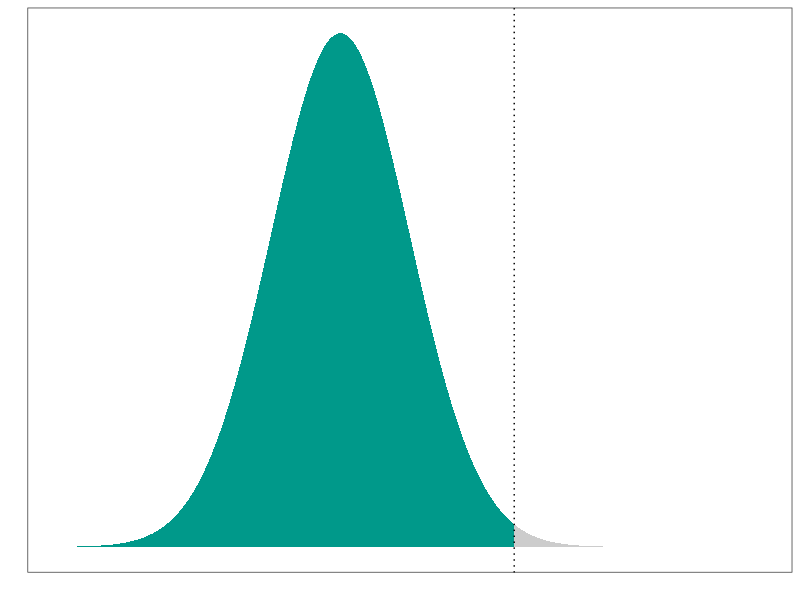
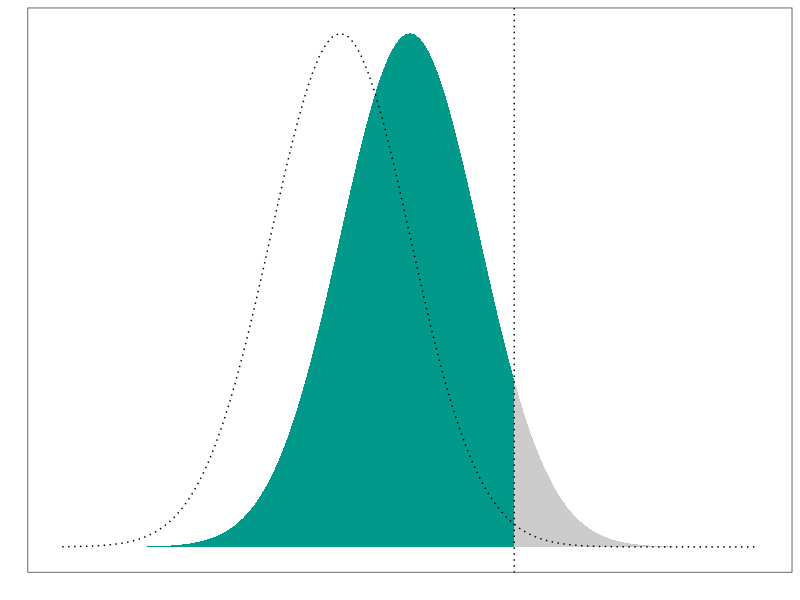
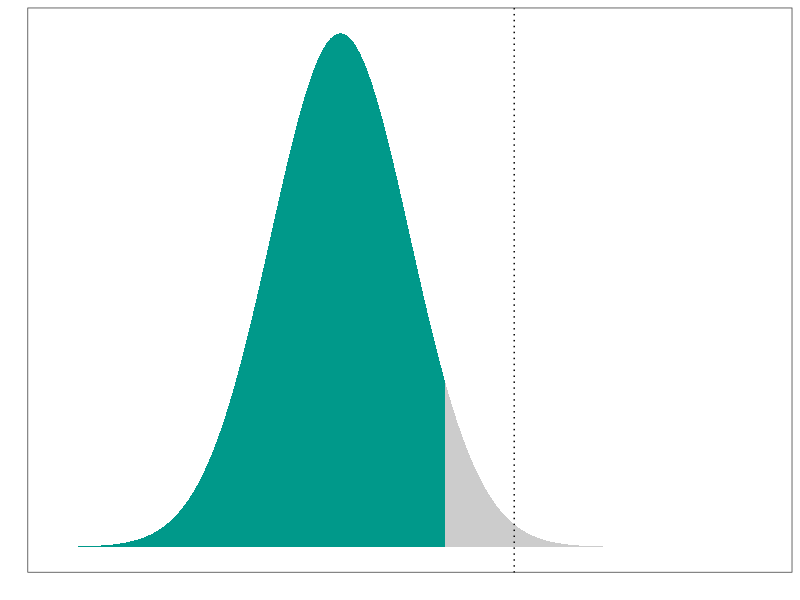
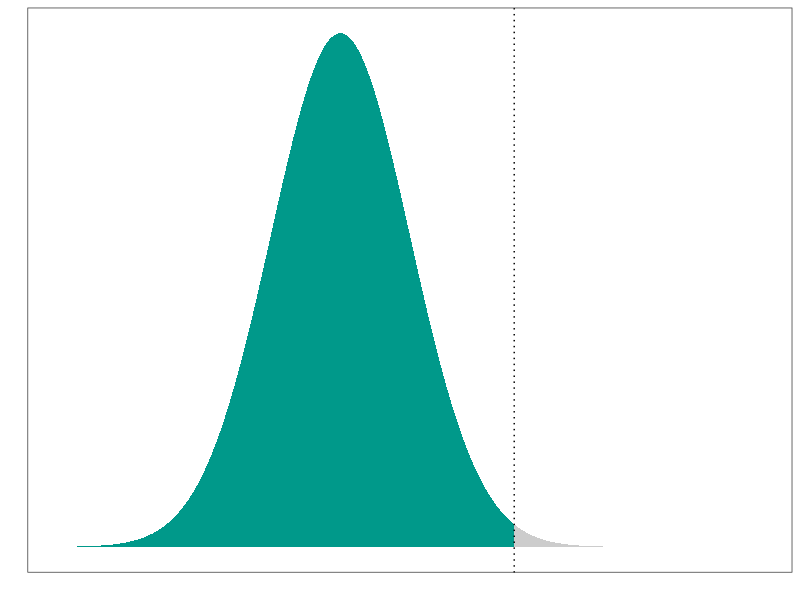
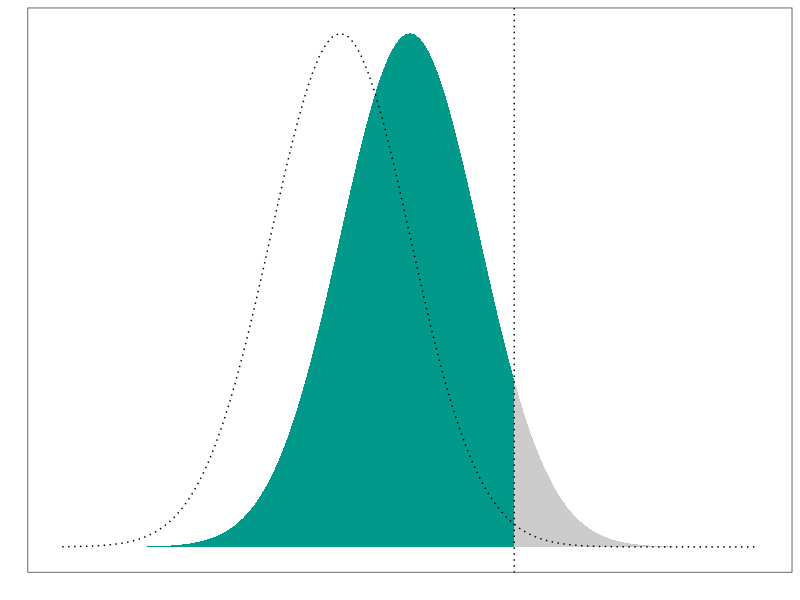
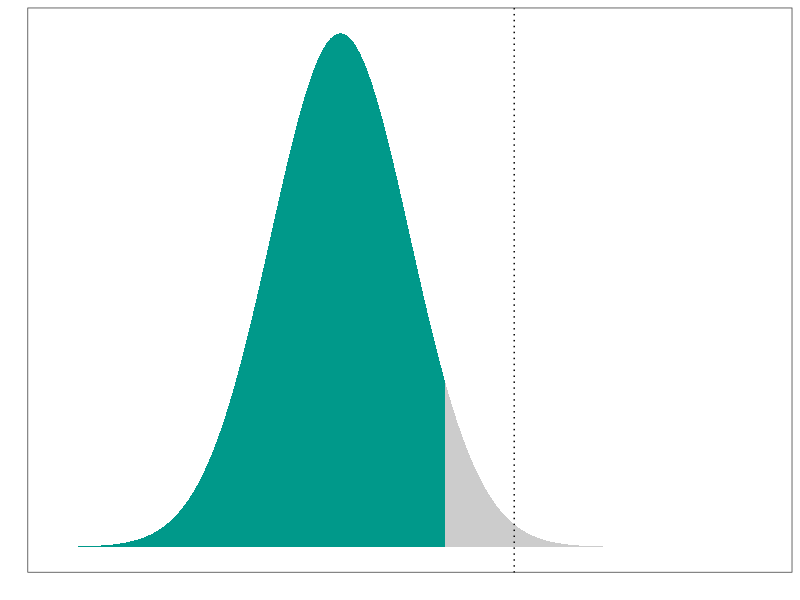

Here is the R script that generated these plots, in order:
## ---- chunk 1
library(ggplot2)
ggplot(NULL, aes(c(-5,5))) +
  geom_area(stat = "function", fun = \(x) dnorm(x, mean=-1), fill = "#00998a", xlim = c(-5, 1.5)) +
  geom_area(stat = "function", fun = \(x) dnorm(x, mean=-1), fill = "grey80", xlim = c(1.5, 5)) +
  geom_vline(xintercept=1.5, linetype="dotted") +
  labs(x = "", y = "") +
  scale_y_continuous(breaks = NULL) +
  scale_x_continuous(breaks = NULL) +
  theme_bw()
  ggsave(filename="pop1.pdf", width=5, height=2)
## ---- chunk 2
ggplot(NULL, aes(c(-5,5))) +
  geom_area(stat = "function", fun = \(x) dnorm(x, mean=0), fill = "#00998a", xlim = c(-5, 1.5)) +
  geom_area(stat = "function", fun = \(x) dnorm(x, mean=0), fill = "grey80", xlim = c(1.5, 5)) +
  geom_line(stat = "function", fun = \(x) dnorm(x, mean=-1), linetype="dotted", xlim = c(-5, 5)) +
  geom_vline(xintercept=1.5, linetype="dotted") +
  labs(x = "", y = "") +
  scale_y_continuous(breaks = NULL) +
  scale_x_continuous(breaks = NULL) +
  theme_bw()
  ggsave(filename="vuln.pdf", width=5, height=2)
## ---- chunk 3
ggplot(NULL, aes(c(-5,5))) +
  geom_area(stat = "function", fun = \(x) dnorm(x, mean=-1), fill = "#00998a", xlim = c(-5, 0.5)) +
  geom_area(stat = "function", fun = \(x) dnorm(x, mean=-1), fill = "grey80", xlim = c(0.5, 5)) +
  geom_vline(xintercept=1.5, linetype="dotted") +
  labs(x = "", y = "") +
  scale_y_continuous(breaks = NULL) +
  scale_x_continuous(breaks = NULL) +
  theme_bw()
  ggsave(filename="susc.pdf", width=5, height=2)

## ---- chunk 4
sessionInfo()
